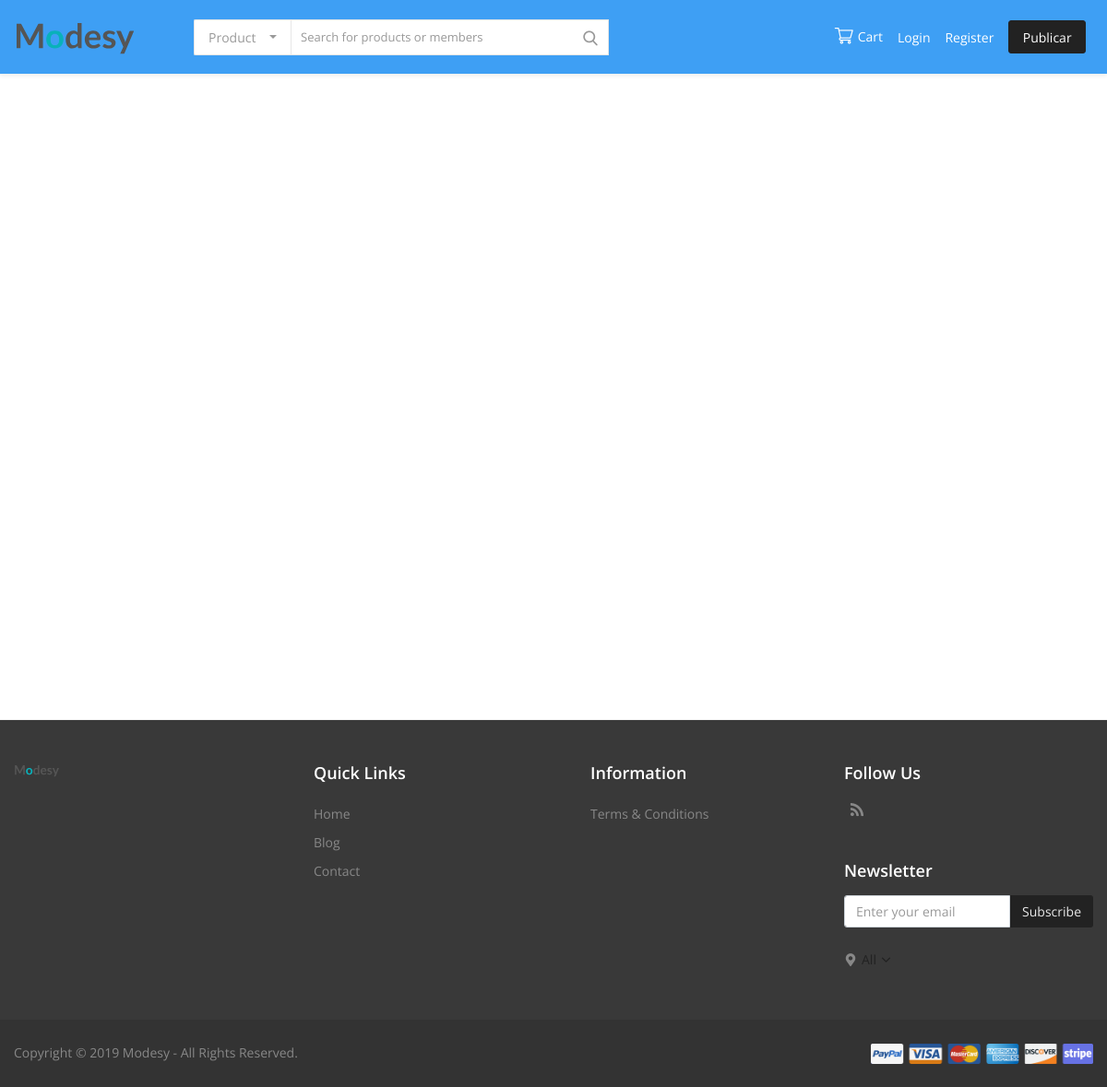
The page / on the database its author committed.
### tables this page shows
CREATE TABLE `pages` (
  `id` int(11) NOT NULL,
  `lang_id` int(11) DEFAULT '1',
  `title` varchar(500) DEFAULT NULL,
  `slug` varchar(500) DEFAULT NULL,
  `description` varchar(500) DEFAULT NULL,
  `keywords` varchar(500) DEFAULT NULL,
  `page_content` text,
  `page_order` int(11) DEFAULT '1',
  `visibility` tinyint(1) DEFAULT '1',
  `title_active` tinyint(1) DEFAULT '1',
  `location` varchar(50) DEFAULT 'information',
  `link` varchar(1000) DEFAULT NULL,
  `created_at` timestamp NULL DEFAULT CURRENT_TIMESTAMP
);

CREATE TABLE `settings` (
  `id` int(11) NOT NULL,
  `lang_id` int(11) DEFAULT '1',
  `site_title` varchar(255) DEFAULT NULL,
  `homepage_title` varchar(255) DEFAULT 'Home',
  `site_description` varchar(500) DEFAULT NULL,
  `keywords` varchar(500) DEFAULT NULL,
  `facebook_url` varchar(500) DEFAULT NULL,
  `twitter_url` varchar(500) DEFAULT NULL,
  `instagram_url` varchar(500) DEFAULT NULL,
  `pinterest_url` varchar(500) DEFAULT NULL,
  `linkedin_url` varchar(500) DEFAULT NULL,
  `vk_url` varchar(500) DEFAULT NULL,
  `youtube_url` varchar(500) DEFAULT NULL,
  `about_footer` varchar(1000) DEFAULT NULL,
  `contact_text` text,
  `contact_address` varchar(500) DEFAULT NULL,
  `contact_email` varchar(255) DEFAULT NULL,
  `contact_phone` varchar(255) DEFAULT NULL,
  `copyright` varchar(500) DEFAULT NULL,
  `cookies_warning` tinyint(1) DEFAULT '0',
  `cookies_warning_text` text,
  `created_at` timestamp NULL DEFAULT CURRENT_TIMESTAMP
);

### application/controllers/Home_controller.php (called while the page is built, shortened)
<?php
class Home_controller extends Home_Core_Controller
{
    public function __construct()
    {
        parent::__construct();
        $this->promoted_products_limit = $this->general_settings->index_promoted_products_count;
    }
    public function index()
    {
        $data['title'] = $this->settings->homepage_title;
        $data['description'] = $this->settings->site_description;
        $data['keywords'] = $this->settings->keywords;
        $key = "latest_products";
        $data["latest_products"] = get_cached_data($key);
        if (empty($data["latest_products"])) {
            $data["latest_products"] = $this->product_model->get_products_limited($this->general_settings->index_latest_products_count);
        }
        $data["promoted_products"] = $this->product_model->get_promoted_products();
        $data["promoted_products_count"] = $this->product_model->get_promoted_products_count();
        $data["promoted_products_limit"] = $this->promoted_products_limit;
        $data["slider_items"] = $this->slider_model->get_slider_items();
        $data['featured_category_count'] = $this->category_model->get_featured_categories_count();
        $key = "blog_slider_posts_lang_" . $this->selected_lang->id;
        $data["blog_slider_posts"] = get_cached_data($key);
        if (empty($data["blog_slider_posts"])) {
            $data["blog_slider_posts"] = $this->blog_model->get_latest_posts(8);
        }
        $this->load->view('partials/_header', $data);
        $this->load->view('index', $data);
        $this->load->view('partials/_footer');
    }
}

### index.php (called while the page is built, shortened)
<?php
require_once BASEPATH.'core/CodeIgniter.php';

### application/core/Core_Controller.php (called while the page is built, shortened)
<?php defined('BASEPATH') OR exit('No direct script access allowed');
class Core_Controller extends CI_Controller
{
    public function __construct()
    {
        $global_data['general_settings'] = $this->settings_model->get_general_settings();
        $this->general_settings = $global_data['general_settings'];
        $global_data['lang_base_url'] = base_url();
        $global_data['site_lang'] = $this->language_model->get_language($this->general_settings->site_lang);
        $global_data['selected_lang'] = $global_data['site_lang'];
        $this->selected_lang = $global_data['selected_lang'];
        if ($this->general_settings->site_lang == $this->selected_lang->id) {
            $global_data['lang_base_url'] = base_url();
        } else {
            $global_data['lang_base_url'] = base_url() . $global_data['selected_lang']->short_form . "/";
        }
        $this->lang_base_url = $global_data['lang_base_url'];
        $global_data['settings'] = $this->settings_model->get_settings($this->selected_lang->id);
    }
}
class Home_Core_Controller extends Core_Controller
{
    public function __construct()
    {
        parent::__construct();
        $global_data['footer_information_links'] = $this->page_model->get_information_links();
    }
}

### application/models/Settings_model.php (called while the page is built, shortened)
<?php
class Settings_model extends CI_Model
{
    public function get_general_settings()
    {
        $this->db->where('id', 1);
        $query = $this->db->get('general_settings');
        return $query->row();
    }
    public function get_payment_settings()
    {
        $this->db->where('id', 1);
        $query = $this->db->get('payment_settings');
        return $query->row();
    }
    public function get_storage_settings()
    {
        $this->db->where('id', 1);
        $query = $this->db->get('storage_settings');
        return $query->row();
    }
    public function get_settings($lang_id)
    {
        $this->db->where('lang_id', $lang_id);
        $query = $this->db->get('settings');
        return $query->row();
    }
    public function get_form_settings()
    {
        $this->db->where('id', 1);
        $query = $this->db->get('form_settings');
        return $query->row();
    }
}

### application/helpers/custom_helper.php (called while the page is built, shortened)
<?php
if (!function_exists('lang_base_url')) {
    function lang_base_url()
    {
        $ci =& get_instance();
        return $ci->lang_base_url;
    }
}
if (!function_exists('trans')) {
    function trans($string)
    {
        $ci =& get_instance();
        return $ci->lang->line($string);
    }
}
if (!function_exists('get_logo')) {
    function get_logo($settings)
    {
        return base_url() . "assets/img/logo.svg";
    }
}
?>

### application/models/Page_model.php (called while the page is built, shortened)
<?php
class Page_model extends CI_Model
{
    public function get_quick_links()
    {
        $this->db->where('location', "quick_links");
        $this->db->where('visibility', 1);
        $this->db->where('pages.lang_id', $this->selected_lang->id);
        $this->db->order_by('page_order');
        $query = $this->db->get('pages');
        return $query->result();
    }
    public function get_information_links()
    {
        $this->db->where('location', "information");
        $this->db->where('visibility', 1);
        $this->db->where('pages.lang_id', $this->selected_lang->id);
        $this->db->order_by('page_order');
        $query = $this->db->get('pages');
        return $query->result();
    }
}

### application/views/index.php (the view, shortened to what this page needs)
<div id="wrapper" class="index-wrapper">
</div>

### application/views/partials/_footer.php (shortened to what this page needs)
<footer id="footer">
    <div class="container">
        <div class="row">
            <div class="col-12">
                <div class="footer-top">
                    <div class="row">
                        <div class="col-12 col-md-3 footer-widget">
                            <div class="row-custom">
                                <div class="footer-logo">
                                    <a href="<?php echo lang_base_url(); ?>"><img src="<?php echo get_logo($general_settings); ?>" alt="logo"></a>
                                </div>
                            </div>
                            <div class="row-custom">
                            </div>
                        </div>
                        <div class="col-12 col-md-3 footer-widget">
                            <div class="nav-footer">
                                <div class="row-custom">
                                    <h4 class="footer-title"><?php echo trans("footer_quick_links"); ?></h4>
                                </div>
                                <div class="row-custom">
                                    <ul>
                                        <li><a href="<?php echo lang_base_url(); ?>"><?php echo trans("home"); ?></a></li>
                                        <li><a href="<?php echo lang_base_url(); ?>blog"><?php echo trans("blog"); ?></a></li>
                                        <li><a href="<?php echo lang_base_url(); ?>contact"><?php echo trans("contact"); ?></a></li>
                                    </ul>
                                </div>
                            </div>
                        </div>
                        <div class="col-12 col-md-3 footer-widget">
                            <div class="nav-footer">
                                <div class="row-custom">
                                    <h4 class="footer-title"><?php echo trans("footer_information"); ?></h4>
                                </div>
                                <div class="row-custom">
                                    <ul>
                                        <?php foreach ($footer_information_links as $item): ?>
                                            <li><a href="<?php echo lang_base_url() . $item->slug; ?>"><?php echo html_escape($item->title); ?></a></li>
                                        <?php endforeach; ?>
                                    </ul>
                                </div>
                            </div>
                        </div>
                        <div class="col-12 col-md-3 footer-widget">
                            <div class="row">
                                <div class="col-12">
                                    <h4 class="footer-title"><?php echo trans("follow_us"); ?></h4>
                                    <div class="footer-social-links">
                                    </div>
                                </div>
                            </div>
                            <div class="row">
                                <div class="col-12">
                                    <div class="newsletter">
                                        <h4 class="footer-title"><?php echo trans("newsletter"); ?></h4>
                                        <?php echo form_open('home_controller/add_to_subscribers', ['id' => 'form_validate_newsletter']); ?>
                                        <div class="row">
                                            <div class="col-12">
                                                <div class="newsletter-inner">
                                                    <div class="d-table-cell">
                                                        <input type="email" class="form-control" name="email" placeholder="<?php echo trans("enter_email"); ?>" required>
                                                    </div>
                                                    <div class="d-table-cell align-middle">
                                                        <button class="btn btn-default"><?php echo trans("subscribe"); ?></button>
                                                    </div>
                                                </div>
                                            </div>
                                        </div>
                                        <?php echo form_close(); ?>
                                        <div class="row">
                                            <div class="col-12">
                                            </div>
                                        </div>
                                    </div>
                                </div>
                            </div>
                            <div class="row row-region">
                                <div class="col-12">
                                    <?php if ($general_settings->default_product_location == 0): ?>
                                        <div class="region-left">
                                            <div class="row-custom footer-location">
                                                <div class="icon-text">
                                                    <i class="icon-map-marker"></i>
                                                </div>
                                                <div class="dropdown">
                                                    <button type="button" class="btn btn-primary dropdown-toggle" data-toggle="dropdown">
                                                        <?php echo $default_location; ?>&nbsp;<span class="icon-arrow-down"></span>
                                                    </button>
                                                </div>
                                            </div>
                                        </div>
                                    <?php endif; ?>
                                </div>
                            </div>
                        </div>
                    </div>
                </div>
            </div>
        </div>
    </div>
    <div class="container-fluid">
        <div class="row">
            <div class="footer-bottom">
                <div class="container">
                    <div class="copyright">
                        <?php echo html_escape($settings->copyright); ?>
                    </div>
                    <div class="payments">
                        <img src="<?php echo base_url(); ?>assets/img/payments.png" alt="payments" class="img-fluid">
                    </div>
                </div>
            </div>
        </div>
    </div>
</footer>
</body>
</html>

### rows shown on the page
pages: title "Terms & Conditions"
settings: copyright "Copyright © 2019 Modesy - All Rights Reserved."

### other values the page prints
trans("product") "Product"
trans("cart") "Cart"
trans("login") "Login"
trans("register") "Register"
trans("sell_now") "Publicar"
trans("footer_quick_links") "Quick Links"
trans("home") "Home"
trans("blog") "Blog"
trans("contact") "Contact"
trans("footer_information") "Information"
trans("follow_us") "Follow Us"
trans("newsletter") "Newsletter"
trans("subscribe") "Subscribe"
$default_location "All"
